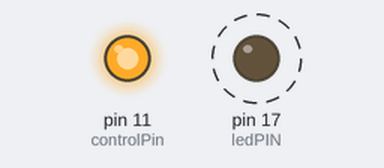
Recording of a sketch running on a simulated Arduino Uno, built with avr-gcc and run on an emulated ATmega328P. Parts: output pins drawn as LEDs (lit = HIGH). Dashed ring = blinking.

Above: at 0.07 s.
At 2.3 s:
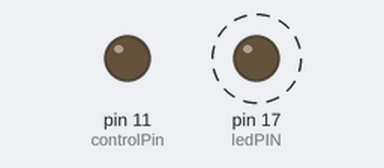
Timing chart, 0 to 3.8 s (numbered marks = the images above):
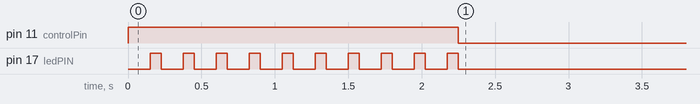

The sketch:

simple.ino
```cpp
int ledPIN = 17;
int controlPin = 11;
int lDelay = 150;

bool shouldBeUp = true;

void setup()
{
  pinMode(ledPIN, OUTPUT);
  pinMode(controlPin, OUTPUT);
  digitalWrite(controlPin, HIGH);
}

void loop()
{
  if (shouldBeUp) {
    for (int i = 0; i < 10; i++)
    {
      digitalWrite(ledPIN, LOW); // on
      delay(lDelay);
      digitalWrite(ledPIN, HIGH); // off
      delay(lDelay / 2);
    }

    // Leave the LED low (so, ground == ON)
    digitalWrite(ledPIN, LOW);
    digitalWrite(controlPin, LOW);
    shouldBeUp = false;
  }
}
```

Measured:
- by itself, pin 11 (controlPin): HIGH → LOW at 2.3 s
- by itself, pin 17 (ledPIN): alternates HIGH for 0.08 s and LOW for 0.15 s, 20 changes in all, then stays LOW
